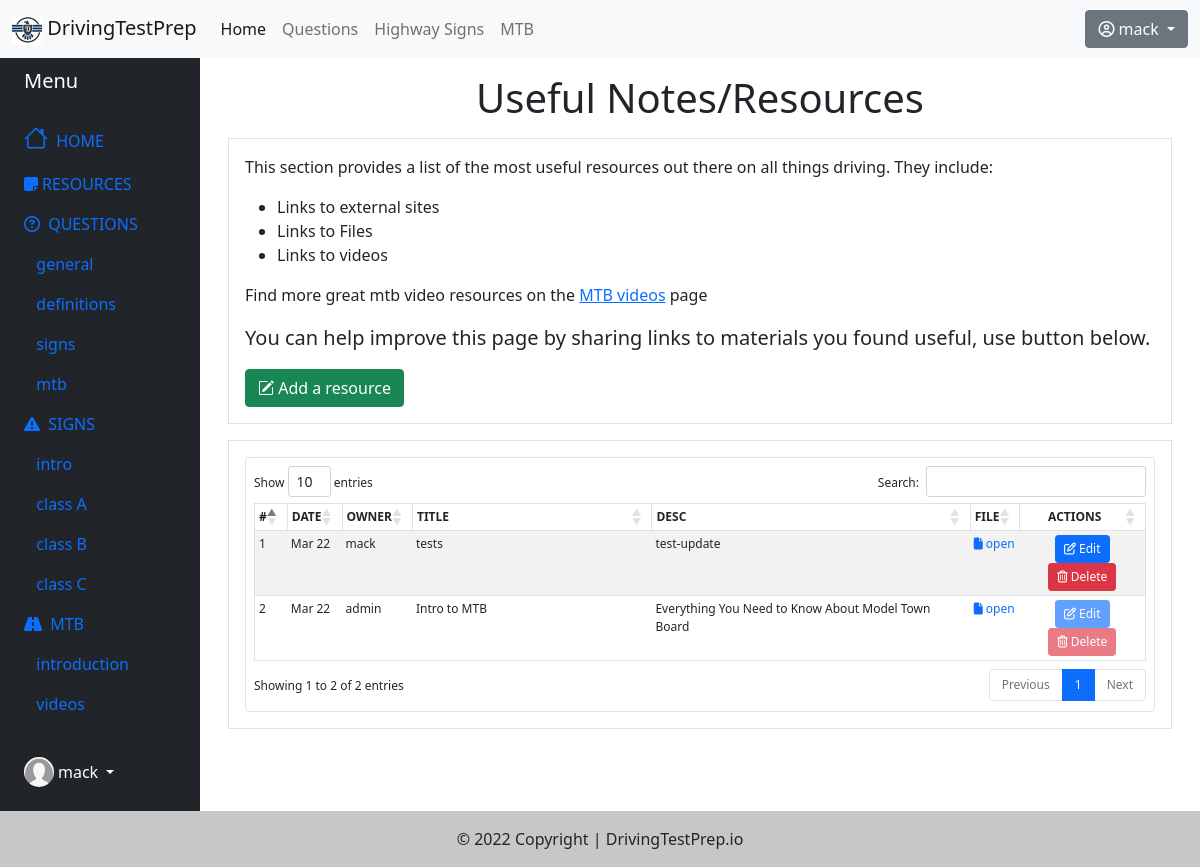
The page /mtb/notes/ (signed in) on the database its author committed.
### mtb/models.py (models this page shows, shortened)
class Notes(models.Model):
    title = models.CharField(max_length=100)
    description = models.TextField()
    link = models.URLField()
    owner = models.ForeignKey(User, on_delete=models.DO_NOTHING, blank=True)
    date_added = models.DateTimeField(default=datetime.now, blank=True)
    class Meta:
        ordering = ["-id"]

### mtb/views.py (the view, shortened to what this page needs)
# urls.py: path('notes/', NotesListView.as_view(), name='mtb-notes'),
class NotesListView(SuccessMessageMixin, CreateView, ListView):
    model = Notes
    template_name = 'mtb/notes.html'
    context_object_name = 'notes_list'
    fields = ['title', 'description', 'link']
    success_url = reverse_lazy('mtb-notes')
    success_message = "Resource was added successfully"
    order_by = '-id'

### mtb/templates/mtb/notes.html (shortened to what this page needs)
{% extends "highwaysign/base_sidenav.html" %}
{% load crispy_forms_tags widget_tweaks %}
{% block content1 %}
<h1 class="text-center">Useful Notes/Resources</h1>
<div class="border m-3 p-3">
    <p>This section provides a list of the most useful resources out there on
        all things driving. They include:
        <ul>
            <li>Links to external sites</li>
            <li>Links to Files</li>
            <li>Links to videos</li>
        </ul>
        Find more great mtb video resources on the <a href="{% url 'mtb-videos' %}">MTB videos</a> page
    </p>
    <p class="lead">
        You can help improve this page by sharing links to materials you found useful, use button below.
    </p>
    <button type="button" class="btn btn-success" data-bs-toggle="modal" data-bs-target="#addResourceModal">
        <i class="bi bi-pencil-square"></i> Add a resource
    </button>
</div>
<div class="border m-3 p-3">
    <div class="border rounded p-2 small-text">
        <table id="notes-table" class="table table-striped table-sm table-hover table-responsive">
            <thead>
                <tr>
                    <th class="border-start border-top" style="width: 2%">#</th>
                    <th class="border-start border-top" style="width: 3%">DATE</th>
                    <th class="border-start border-top" style="width: 5%">OWNER</th>
                    <th class="border-start border-top" style="width: 30%">TITLE</th>
                    <th class="border-start border-top" style="width: 40%">DESC</th>
                    <th class="border-start border-top" style="width: 5%">FILE</th>
                    <th class="border-start border-end border-top text-center"
                    style="width: 15%">ACTIONS</th>
                </tr>
            </thead>
            <tbody>
                {% for note in notes_list %}
                <tr>
                    <td class="border-start">{{ forloop.counter }}</td>
                    <td>{{ note.date_added|date:"M y" }}</td>
                    <td>{{ note.owner }}</td>
                    <td>{{ note.title }}</td>
                    <td>{{ note.description }}</td>
                    <td class=""><a class="text-decoration-none" href="{{ note.link }}"
                        target="_blank" rel="noopener noreferrer">
                        <i class="fa fa-file" aria-hidden="true"></i> open</a>
                    </td>
                    <td class="text-center border-end">
                        {% if user == note.owner %}
                            <a href="{% url 'notes-edit' note.id %}" class="btn btn-sm btn-primary small-text"
                            ><i class="fa fa-pencil-square-o" aria-hidden="true"></i> Edit</a>
                            <a href="" class="btn btn-sm btn-danger small-text" data-bs-toggle="modal"
                                data-bs-target="#deleteResourceModal{{ note.id }}">
                                <i class="fa fa-trash-o" aria-hidden="true"></i> Delete</a>
                        {% else %}
                          <span class="btn btn-sm btn-primary small-text disabled"><i class="fa fa-pencil-square-o" aria-hidden="true"></i> Edit</span>
                            <span class="btn btn-sm btn-danger small-text disabled"><i class="fa fa-trash-o" aria-hidden="true"></i> Delete</span>
                        {% endif %}
                    </td>
                </tr>
                {% endfor %}
            </tbody>
        </table>
    </div>
</div>
{% endblock content1 %}

### highwaysign/templates/highwaysign/base_sidenav.html (shortened to what this page needs)
{% extends "highwaysign/base.html" %}
{% load static %}
{% block content %}
<div class="container-fluid">
    <div class="row flex-nowrap">
        <div class="col-auto col-md-3 col-xl-2 px-sm-2 px-0 bg-dark">
            <div class="d-flex flex-column align-items-center align-items-sm-start px-3 pt-2 text-white">
                <a href="/" class="d-flex align-items-center pb-3 mb-md-0 me-md-auto text-white text-decoration-none">
                    <span class="fs-5 d-none d-sm-inline">Menu</span>
                </a>
                <ul class="nav nav-pills flex-column mb-sm-auto mb-0 align-items-center align-items-sm-start" id="menu">
                    <li class="nav-item">
                        <a href="{% url 'home' %}" class="nav-link align-middle px-0">
                            <i class="fs-4 bi-house"></i> <span class="ms-1 d-none d-sm-inline">HOME</span>
                        </a>
                    </li>
                    <li class="nav-item">
                        <a href="{% url 'mtb-notes' %}" class="nav-link align-middle px-0">
                            <i class="fa fa-sticky-note" aria-hidden="true"></i><span class="ms-1 d-none d-sm-inline">RESOURCES</span>
                        </a>
                    </li>
                    <li>
                        <a href="#submenu1" data-bs-toggle="collapse" class="nav-link px-0 align-middle">
                            <i class="fa fa-question-circle-o" aria-hidden="true"></i> <span class="ms-1 d-none d-sm-inline">QUESTIONS</span> </a>
                        <ul class="collapse show nav flex-column ms-1" id="submenu1" data-bs-parent="#menu">
                            <li class="w-100">
                                <a href="{% url 'general-q' %}" class="nav-link px-0"> <span class="d-none d-sm-inline">&nbsp;&nbsp;general</a>
                            </li>
                            <li>
                                <a href="{% url 'definitions-q' %}" class="nav-link px-0"> <span class="d-none d-sm-inline">&nbsp;&nbsp;definitions</a>
                            </li>
                            <li>
                                <a href="{% url 'signs-q' %}" class="nav-link px-0"> <span class="d-none d-sm-inline">&nbsp;&nbsp;signs</a>
                            </li>
                            <li>
                                <a href="{% url 'mtb-q' %}" class="nav-link px-0"> <span class="d-none d-sm-inline">&nbsp;&nbsp;mtb</a>
                            </li>
                        </ul>
                    </li>
                    <li>
                        <a href="#submenu2" data-bs-toggle="collapse" class="nav-link px-0 align-middle ">
                            <i class="fa fa-exclamation-triangle" aria-hidden="true"></i> <span class="ms-1 d-none d-sm-inline">SIGNS</span></a>
                        <ul class="collapse show nav flex-column ms-1" id="submenu2" data-bs-parent="#menu">
                            <li class="w-100">
                                <a href="{% url 'signs' %}" class="nav-link px-0"> <span class="d-none d-sm-inline">&nbsp;&nbsp;intro</a>
                            </li>
                            <li class="w-100">
                                <a href="{% url 'class-a-signs' %}" class="nav-link px-0"> <span class="d-none d-sm-inline">&nbsp;&nbsp;class A</a>
                            </li>
                            <li>
                                <a href="{% url 'class-b-signs' %}" class="nav-link px-0"> <span class="d-none d-sm-inline">&nbsp;&nbsp;class B</a>
                            </li>
                            <li>
                                <a href="{% url 'class-c-signs' %}" class="nav-link px-0"> <span class="d-none d-sm-inline">&nbsp;&nbsp;class C</a>
                            </li>
                        </ul>
                    </li>
                    <li>
                        <a href="#submenu3" data-bs-toggle="collapse" class="nav-link px-0 align-middle">
                            <i class="fa fa-road" aria-hidden="true"></i> <span class="ms-1 d-none d-sm-inline">MTB</span> </a>
                            <ul class="collapse show nav flex-column ms-1" id="submenu3" data-bs-parent="#menu">
                            <li class="w-100">
                                <a href="{% url 'mtb-intro' %}" class="nav-link px-0"> <span class="d-none d-sm-inline">&nbsp;&nbsp;introduction</a>
                            </li>
                            <li>
                                <a href="{% url 'mtb-videos' %}" class="nav-link px-0"> <span class="d-none d-sm-inline">&nbsp;&nbsp;videos</a>
                            </li>
                        </ul>
                    </li>
                </ul>
                <div class="dropdown pb-4">
                    <a href="#" class="d-flex align-items-center text-white text-decoration-none dropdown-toggle" id="dropdownUser1" data-bs-toggle="dropdown" aria-expanded="false">
                        <img src="{% static 'highwaysign/images/default.png' %}" alt="hugenerd" width="30" height="30" class="rounded-circle">
                        <span class="d-none d-sm-inline mx-1">{{ user.username }}</span>
                    </a>
                </div>
            </div>
        </div>
        <div class="col py-3">
            {% block content1 %}{% endblock content1 %}
        </div>
    </div>
</div>
{% endblock content%}

### highwaysign/templates/highwaysign/base.html (shortened to what this page needs)
{% load static %}
<!DOCTYPE html>
<html lang="en">
<head>
    <link href="https://cdn.jsdelivr.net/npm/bootstrap@5.1.3/dist/css/bootstrap.min.css" rel="stylesheet">
    <link rel="stylesheet" href="https://cdn.jsdelivr.net/npm/bootstrap-icons@1.8.1/font/bootstrap-icons.css">
    <link rel="stylesheet" href="{% static 'highwaysign/css/login.css' %}">
    <link rel="stylesheet" href="{% static 'questions/css/questions.css' %}">
    <link rel="stylesheet" href="https://cdn.datatables.net/1.10.24/css/dataTables.bootstrap4.min.css"/>
</head>
<body>
    <header>
        <nav class="navbar navbar-expand-md navbar-light bg-light">
            <div class="container-fluid">
              <a class="navbar-brand" href="{% url 'home' %}"><img src="{% static 'highwaysign/images/logo.png' %}" alt="logo"> DrivingTestPrep</a>
              <div class="collapse navbar-collapse" id="navbarScroll">
                <ul class="navbar-nav me-auto my-2 my-lg-0 navbar-nav-scroll" style="--bs-scroll-height: 100px;">
                  <li class="nav-item">
                    <a class="nav-link active" aria-current="page" href="{% url 'home' %}">Home</a>
                  </li>
                  <li class="nav-item">
                    <a class="nav-link" href="{% url 'general-q' %}">Questions</a>
                  </li>
                  <li class="nav-item">
                    <a class="nav-link" href="{% url 'signs' %}" tabindex="-1" aria-disabled="true">Highway Signs</a>
                  </li>
                  <li class="nav-item">
                    <a class="nav-link" href="{% url 'mtb-intro' %}" tabindex="-1" aria-disabled="true">MTB</a>
                  </li>
                </ul>
                {% if user.is_authenticated %}
                  <div class="dropdown">
                    <button class="btn btn-secondary dropdown-toggle" type="button" id="dropdownMenuButton1" data-bs-toggle="dropdown" aria-expanded="false">
                      <i class="fa fa-user-circle-o" aria-hidden="true"></i> {{ user.username }}
                    </button>
                  </div>
                {% else %}
                  <div>
                    <button class="btn btn-secondary" type="button" >
                      <a href="{% url 'login' %}" class="text-decoration-none"><i class="fa fa-user-circle-o" aria-hidden="true"></i> Login</a>
                    </button>
                  </div>
                {% endif %}
              </div>
            </div>
          </nav>
    </header>
    <main>
        {% block content %}{% endblock content %}
    </main>
    <footer class="bg-light text-center text-lg-start">
        <div class="text-center p-3" style="background-color: rgba(0, 0, 0, 0.2);">
          © 2022 Copyright |
          <a class="text-dark text-decoration-none" href="{% url 'home' %}">DrivingTestPrep.io</a>
        </div>
      </footer>
  </body>
</html>

### highwaysign/static/highwaysign/css/login.css (style rules this page uses)
.small-text { font-size: 12px; }

### rows shown on the page
Notes: date_added "Mar 22", owner "mack", title "tests", description "test-update"
Notes: date_added "Mar 22", owner "admin", title "Intro to MTB", description "Everything You Need to Know About Model Town Board", shows "Edit"

### other values the page prints
{{ user.username }} "mack"
